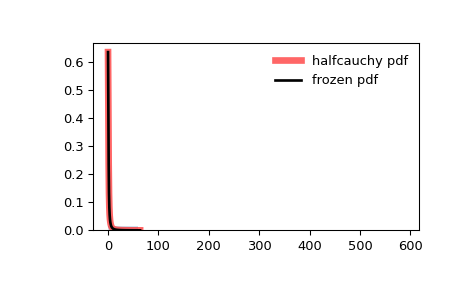

Write Python code to recreate this figure.
from scipy.stats import halfcauchy
import matplotlib.pyplot as plt
fig, ax = plt.subplots(1, 1)

# Calculate the first four moments:

mean, var, skew, kurt = halfcauchy.stats(moments='mvsk')

# Display the probability density function (``pdf``):

x = np.linspace(halfcauchy.ppf(0.01),
                halfcauchy.ppf(0.99), 100)
ax.plot(x, halfcauchy.pdf(x),
       'r-', lw=5, alpha=0.6, label='halfcauchy pdf')

# Alternatively, the distribution object can be called (as a function)
# to fix the shape, location and scale parameters. This returns a "frozen"
# RV object holding the given parameters fixed.

# Freeze the distribution and display the frozen ``pdf``:

rv = halfcauchy()
ax.plot(x, rv.pdf(x), 'k-', lw=2, label='frozen pdf')

# Check accuracy of ``cdf`` and ``ppf``:

vals = halfcauchy.ppf([0.001, 0.5, 0.999])
np.allclose([0.001, 0.5, 0.999], halfcauchy.cdf(vals))
# True

# Generate random numbers:

r = halfcauchy.rvs(size=1000)

# And compare the histogram:

ax.hist(r, density=True, histtype='stepfilled', alpha=0.2)
ax.legend(loc='best', frameon=False)
plt.show()
